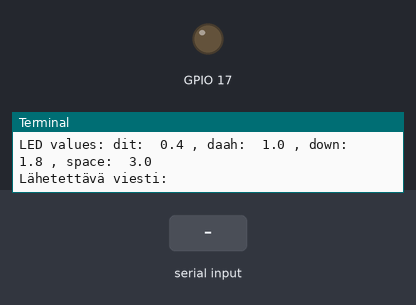
Recording of a program running on a simulated Raspberry Pi (BCM pin numbers). On the bench: output pins drawn as LEDs (lit = HIGH), the last lines printed to the terminal. The inputs (shaded band) are chosen by the test bench. The interpreter's speed is modelled, so counts of loop turns are approximate.

Above: at 1.2 s.
1.3 s: "." typed at the terminal, then Enter
At 2.7 s:
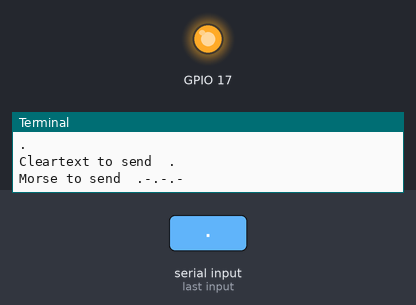
Timing chart, 0 to 8.8 s (numbered marks = the images above; inputs shaded):
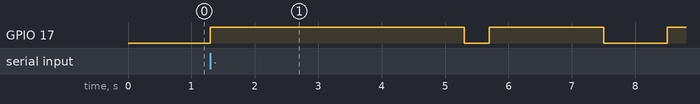

Measured:
- after the input at 1.3 s, GPIO 17: goes HIGH 4.0 s, LOW 0.40 s, HIGH 1.8 s, LOW 1.0 s, then HIGH, starting at once

The program:

Laser_Send.py
```python
#Laser_Send
#by Mox
from gpiozero import *
from time import sleep

led = LED(17)			#GPIO 17
ledloop = 0			#Loop variable

t = 2				#Variable to adjust timings, not implemented in the RECV end
t_dit       = 0.2 * t
t_daah      = 0.5 * t
t_down      = 0.9 * t
t_space     = 1.5 * t
t_break     = 2.0 * t

i = 0
morseAlphabet ={
	' ': '', 	"'": '.----.',
	'-': '-....-', 	'.': '.-.-.-',
	'/': '-..-.', 	':': '---...',
	';': '-.-.-.',	'?': '..--..',
	'_': '..--.-',
	'0': '-----', 	'1': '.----',
	'2': '..---', 	'3': '...--',
	'4': '....-', 	'5': '.....',
	'6': '-....', 	'7': '--...',
	'8': '---..', 	'9': '----.',
	'A': '.-', 	'B': '-...',
	'C': '-.-.', 	'D': '-..',
	'E': '.', 	'F': '..-.',
	'G': '--.', 	'H': '....',
	'I': '..', 	'J': '.---',
	'K': '-.-', 	'L': '.-..',
	'M': '--', 	'N': '-.',
	'O': '---', 	'P': '.--.',
	'Q': '--.-', 	'R': '.-.',
	'S': '...', 	'T': '-',
	'U': '..-', 	'V': '...-',
	'W': '.--', 	'X': '-..-',
	'Y': '-.--',	'Z': '--..',
	'Å': '.--.-',	'Ä': '.-.-',
	'Ö': '---.'
    }

def dit():
    led.off() 		#Odd wiring or something, but led.off() is actually LAZ0R.ON !
    sleep(t_dit)
    led.on()		#As above - led.on() is actually laz0r.off
    sleep(t_down)

def daah():
    led.off()
    sleep(t_daah)
    led.on()
    sleep(t_down)

def space():
    led.on()
    sleep(t_space)

def breaks():
    led.on()
    sleep(t_break)


print (	"LED values: dit: ",t_dit, ", daah: ",t_daah, ", down: ",t_down, ", space: ",t_space)

try:
    while (True):
        cleartext = input("Lähetettävä viesti: ")
        cleartext = cleartext.upper()
		asc2morse = ""

        while (i < len(cleartext)):
            asc2morse += morseAlphabet[cleartext[i]] + " "
            i += 1

        print("Cleartext to send ", cleartext)
        print("Morse to send ", asc2morse)
        i = 0
        breaks()

        while (i < len(asc2morse)):

            if (asc2morse[i]) == ".":
                dit()
            elif (asc2morse[i]) == "-":
                daah()
            elif (asc2morse[i]) == " ":
                space()
            i = i+1

        i = 0

except KeyboardInterrupt:
    pass
```
